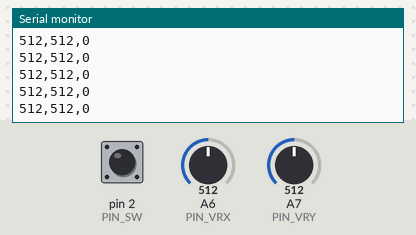
Bench run of a sketch on a simulated Arduino Mega 2560, built with avr-gcc and run on an emulated ATmega2560. On the bench: the last lines printed to the serial monitor. Inputs (shaded band) come from the test bench; at power-on: A6 (PIN_VRX) = 512, A7 (PIN_VRY) = 512, pin 2 (PIN_SW) HIGH.

Above: at 1.2 s.
1.3 s: A6 (PIN_VRX) set to 716
At 2.1 s:
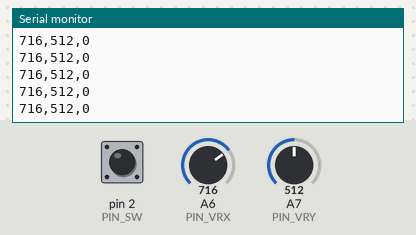
2.8 s: A7 (PIN_VRY) set to 716
At 3.4 s:
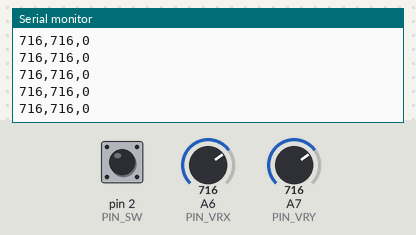
4.3 s: pin 2 (PIN_SW) pulled LOW for 0.15 s
5.9 s: A6 (PIN_VRX) set to 900
At 6.9 s:
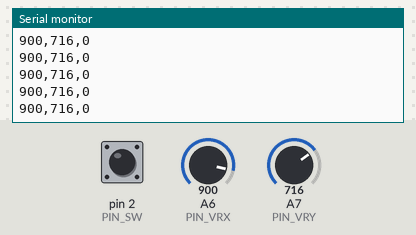
7.4 s: pin 2 (PIN_SW) pulled LOW for 1 s
At 8.1 s:
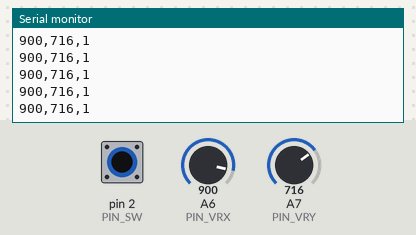
9.9 s: A7 (PIN_VRY) set to 900
At 10.4 s:
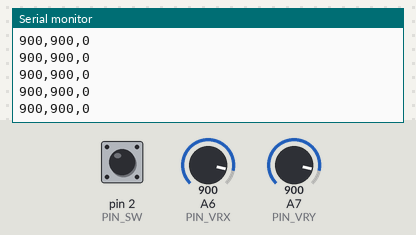
Timing chart, 0 to 12.4 s (numbered marks = the images above; inputs shaded):
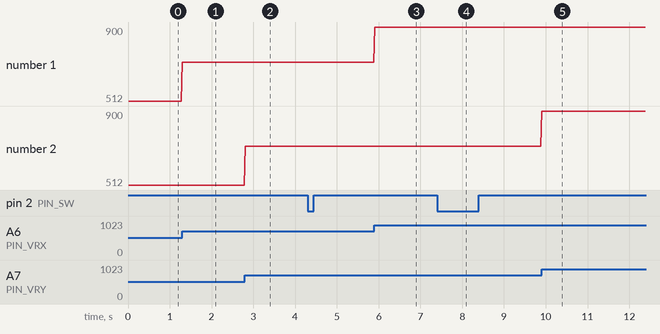

The sketch:

arduino_joystick.ino
```cpp
/*
 * TUFAN - Manuel Surus Joystick Okuyucu
 * ----------------------------------------------------------
 * Standart 2 eksenli analog joystick modulu (KY-023 tipi:
 * VRx, VRy, SW, +5V, GND) okuyup ham degerleri arayuz
 * Jetson'una seri port uzerinden gonderir.
 *
 * BU ARDUINO MOTORLARA DOGRUDAN BAGLI DEGILDIR - sadece
 * joystick okuyup veri gonderir. PWM donusumu, guvenlik
 * watchdog'u ve /palet_hizlari yayini arayuz Jetson'undaki
 * surus_joystick_sistemi.py + telemetri_sistemi.py icinde yapilir.
 *
 * Kablolama (gercek baglanti - Arduino Mega):
 *   VRx -> A6
 *   VRy -> A7
 *   SW  -> D2   (INPUT_PULLUP, basili iken LOW, bagli degilse zararsiz)
 *
 * Protokol (satir basina, 115200 baud):
 *   "X,Y,BTN\n"   X,Y: 0-1023 ham ADC degeri, BTN: 0/1
 */

const int PIN_VRX = A6;
const int PIN_VRY = A7;
const int PIN_SW = 2;

const unsigned long GONDERIM_ARALIGI_MS = 20;  // ~50 Hz
unsigned long son_gonderim = 0;

void setup() {
  Serial.begin(115200);
  pinMode(PIN_SW, INPUT_PULLUP);
}

void loop() {
  unsigned long simdi = millis();
  if (simdi - son_gonderim < GONDERIM_ARALIGI_MS) return;
  son_gonderim = simdi;

  int x = analogRead(PIN_VRX);
  int y = analogRead(PIN_VRY);
  int btn = (digitalRead(PIN_SW) == LOW) ? 1 : 0;

  Serial.print(x);
  Serial.print(",");
  Serial.print(y);
  Serial.print(",");
  Serial.println(btn);
}
```

Measured:
- after the input at 1.3 s, the serial monitor: prints a new line at once (image 1)
- after the input at 2.8 s, the serial monitor: prints a new line at once (image 2)
- after the input at 5.9 s, the serial monitor: prints a new line at once (image 3)
- after the input at 7.4 s, the serial monitor: prints a new line at once (image 4)
- after the input at 9.9 s, the serial monitor: prints a new line at once (image 5)
- plotted number 1: 512 → 716 after the input at 1.3 s, 716 → 900 after the input at 5.9 s
